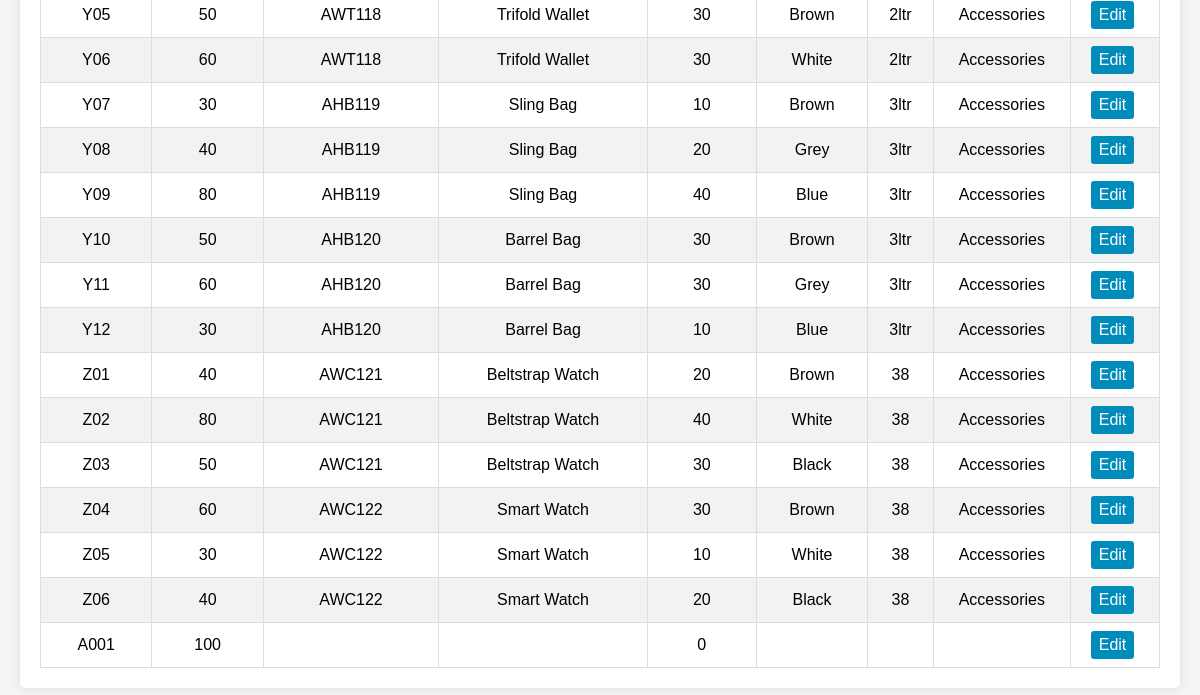
/inventory/manage_inv.php (signed in, lower part), run on an earlier commit of the app's database.
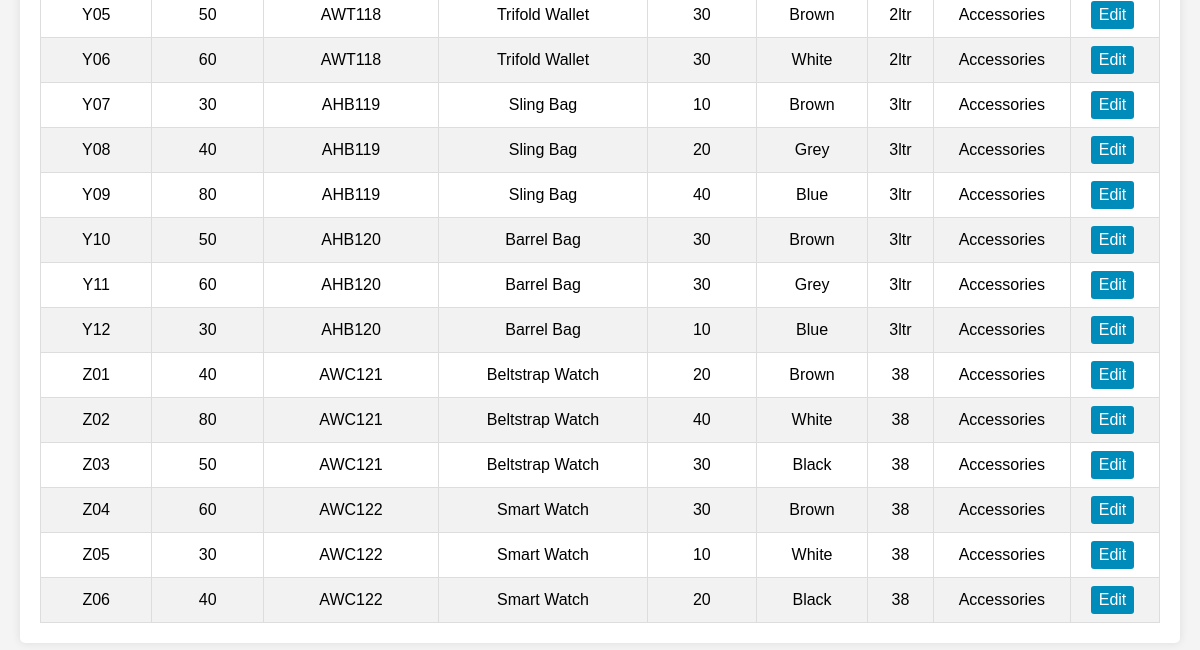
And on a later commit of the database.
### tables this page shows
CREATE TABLE `inv_location` (
  `id` int(11) NOT NULL,
  `location` varchar(255) DEFAULT NULL,
  `capacity` int(11) DEFAULT NULL,
  `article_no` varchar(11) NOT NULL,
  `article_description` varchar(255) DEFAULT NULL,
  `color` varchar(255) DEFAULT NULL,
  `available_quantity` int(11) DEFAULT NULL,
  `article_size` varchar(10) DEFAULT NULL,
  `category` varchar(50) DEFAULT NULL
);

### inventory/manage_inv.php (the view, shortened to what this page needs)
<?php
include('../Includes/connection.php');
$query = "SELECT article_no, article_description, available_quantity, location, capacity, color, article_size, category FROM inv_location";
$result = $conn->query($query);
?>
<!DOCTYPE html>
<html lang="en">
<head>
</head>
<body>
<div class="main-content">
    <table>
        <tbody>
            <?php
            if ($result && $result->num_rows > 0) {
                while ($row = $result->fetch_assoc()) {
                    echo "<tr>";
                    echo "<td>" . htmlspecialchars($row['location']) . "</td>";
                    echo "<td>" . htmlspecialchars($row['capacity']) . "</td>";
                    echo "<td>" . htmlspecialchars($row['article_no']) . "</td>";
                    echo "<td>" . htmlspecialchars($row['article_description']) . "</td>";
                    echo "<td>" . htmlspecialchars($row['available_quantity']) . "</td>";
                    echo "<td>" . htmlspecialchars($row['color']) . "</td>";
                    echo "<td>" . htmlspecialchars($row['article_size']) . "</td>";
                    echo "<td>" . htmlspecialchars($row['category']) . "</td>";
                    echo '<td>
                            <a href="#" class="action-btn edit-btn">Edit</a>
                          </td>';
                    echo "</tr>";
                }
            } else {
                echo "<tr><td colspan='9'>No items found</td></tr>";
            }
            ?>
        </tbody>
    </table>
</div>
</body>
</html>

What changed in the data, as far as the page shows it:
removed inv_location: location "A001", capacity "100", available_quantity "0"
